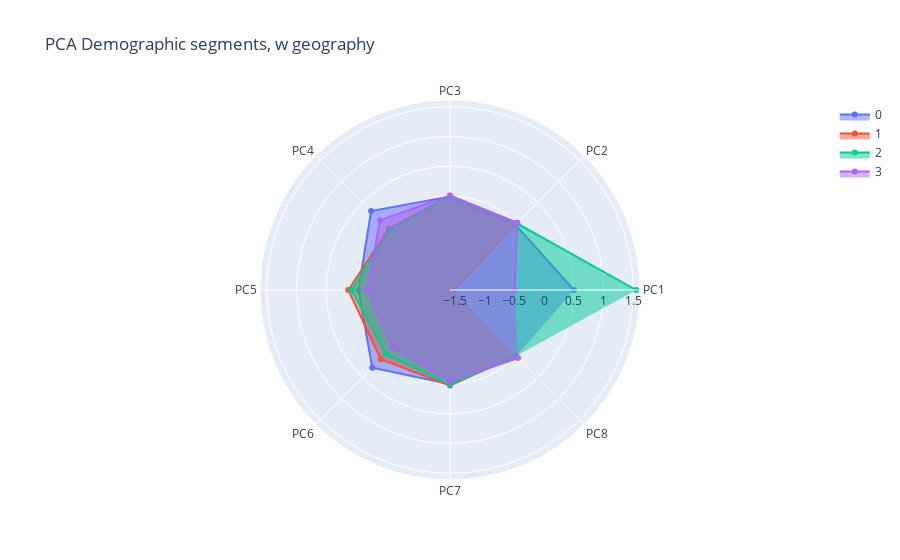

Notebook source saved alongside this figure:
### Code cell
def plotRadarChart(data,title):
    temp_list = []
    for i in range(len(data)):
        temp_list.append(go.Scatterpolar(
                                        r=data.iloc[i].values,
                                        theta=data.columns,
                                        name=str(data.index[i]),
                                        fill='toself'
        ))

    layout = go.Layout(polar = dict(radialaxis = dict(visible = True)),
                        showlegend = True, title=title)     
    fig = go.Figure(data = temp_list, layout = layout)     
    fig.show()

plotRadarChart(radar_scaled_pca, "PCA Demographic segments, w geography")

### Figure 1 — Plotly figure (JSON) as saved in the notebook; plotly's stock layout.template omitted (floating-point values rounded to 4 significant figures)
{"data": [{"fill": "toself", "name": "0", "r": [0.5025, -0.02809, -0.01067, 0.2949, -0.04283, 0.2677, 0.004574, -0.004724], "theta": ["PC1", "PC2", "PC3", "PC4", "PC5", "PC6", "PC7", "PC8"], "type": "scatterpolar"}, {"fill": "toself", "name": "1", "r": [-1.518, -0.003557, 0.0002396, -0.1243, 0.1279, 0.06615, 0.02576, -0.01937], "theta": ["PC1", "PC2", "PC3", "PC4", "PC5", "PC6", "PC7", "PC8"], "type": "scatterpolar"}, {"fill": "toself", "name": "2", "r": [1.55, 0.005382, 0.002066, -0.1513, 0.07174, -0.05586, 0.01082, -0.01086], "theta": ["PC1", "PC2", "PC3", "PC4", "PC5", "PC6", "PC7", "PC8"], "type": "scatterpolar"}, {"fill": "toself", "name": "3", "r": [-0.4936, 0.01929, 0.005588, 0.07899, -0.1862, -0.2135, -0.04352, 0.03678], "theta": ["PC1", "PC2", "PC3", "PC4", "PC5", "PC6", "PC7", "PC8"], "type": "scatterpolar"}], "layout": {"polar": {"radialaxis": {"visible": true}}, "showlegend": true, "title": {"text": "PCA Demographic segments, w geography"}}}
